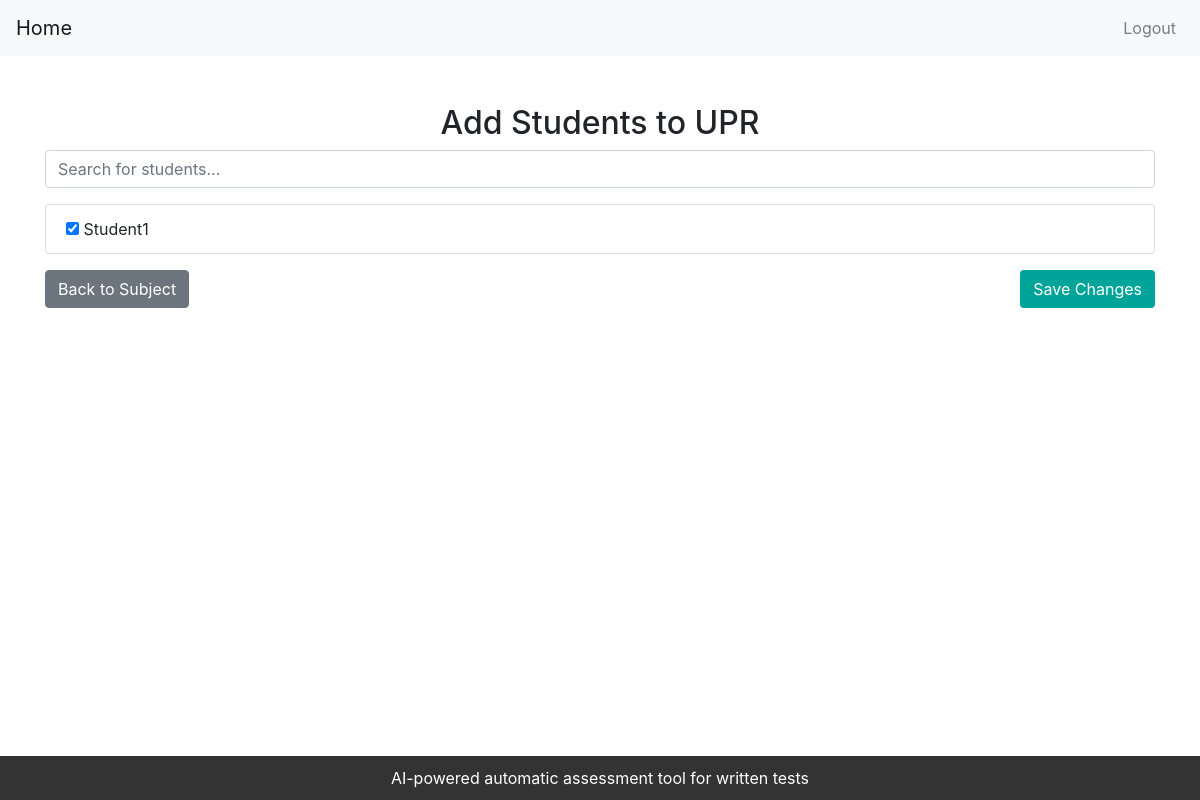
/core/teacher/add_student_to_subject/1/ (signed in), run on the app's committed database.
### core/models.py (models this page shows)
class Subject(models.Model):
    subject_id = models.AutoField(primary_key=True)
    lesson_title = models.CharField(max_length=50)
    description = models.TextField(max_length=1024)
    teacher = models.ForeignKey(Teacher, on_delete=models.CASCADE)
    students = models.ManyToManyField(Student, related_name='subjects', blank=True)

### user/models.py (models this page shows, shortened)
class User(AbstractUser):
    class Role(models.TextChoices):
        ADMIN = "ADMIN", 'Admin'
        STUDENT = "STUDENT", 'Student'
        TEACHER = "TEACHER", 'Teacher'
    base_role = Role.ADMIN
    role = models.CharField(max_length=50, choices=Role.choices)

### core/views.py (the view)
# urls.py: path('teacher/add_student_to_subject/<int:subject_id>/', views.add_student_to_subject, name='add_student_to_subject'),
@login_required
def add_student_to_subject(request, subject_id):
    subject = get_object_or_404(Subject, pk=subject_id, teacher=request.user)
    if request.method == 'POST' and request.user.is_teacher():
        student_ids = request.POST.getlist('students')
        selected_students = Student.objects.filter(id__in=student_ids)
        subject.students.set(selected_students)
        return redirect('view_subject', subject_id=subject_id)
    User = get_user_model()
    all_students = User.objects.filter(role=User.Role.STUDENT)
    subject_students = subject.students.all()
    return render(request, 'core/add_student_to_subject.html', {
        'subject': subject,
        'all_students': all_students,
        'subject_students': subject_students
    })

### templates/core/add_student_to_subject.html (shortened to what this page needs)
<!DOCTYPE html>
<html lang="en">
<head>
    <link rel="stylesheet" href="https://stackpath.bootstrapcdn.com/bootstrap/4.5.2/css/bootstrap.min.css">
</head>
<body>
    <nav class="navbar navbar-expand-lg navbar-light bg-light">
        <a href="{% url 'teacher_dashboard' %}" class="navbar-brand">Home</a>
        <div class="collapse navbar-collapse justify-content-end" id="navbarNav">
            <ul class="navbar-nav">
                <li class="nav-item">
                    <a class="nav-link" href="{% url 'logout' %}">Logout</a>
                </li>
            </ul>
        </div>
    </nav>
    <div class="container mt-5">
        <h2 class="text-center">Add Students to {{ subject.lesson_title }}</h2>
        <form method="post">
            <div class="form-group">
                <input type="text" class="form-control mb-3" id="studentSearch" placeholder="Search for students...">
            </div>
            <ul class="list-group">
                {% for student in all_students %}
                    <li class="list-group-item">
                        <input type="checkbox" name="students" value="{{ student.id }}"
                               {% if student in subject_students %} checked {% endif %}>
                        {{ student.username }}
                    </li>
                {% endfor %}
            </ul>
            <div class="d-flex justify-content-between">
                <a href="{% url 'view_subject' subject.subject_id %}" class="btn btn-secondary mt-3">Back to Subject</a>
                <button type="submit" class="btn btn-save-changes mt-3">Save Changes</button>
            </div>
        </form>
    </div>
    <footer class="footer">
        AI-powered automatic assessment tool for written tests
    </footer>
</body>
</html>

### templates/core/add_student_to_subject.html (style rules this page uses)
.footer { background-color: #333; color: #fff; text-align: center; padding: 10px 0; position: fixed; bottom: 0; width: 100%; }
.btn-save-changes { background-color: #00a499; color: white; }

### data on the page
Subject: lesson_title "UPR"
User: students "☑", username "Student1"
